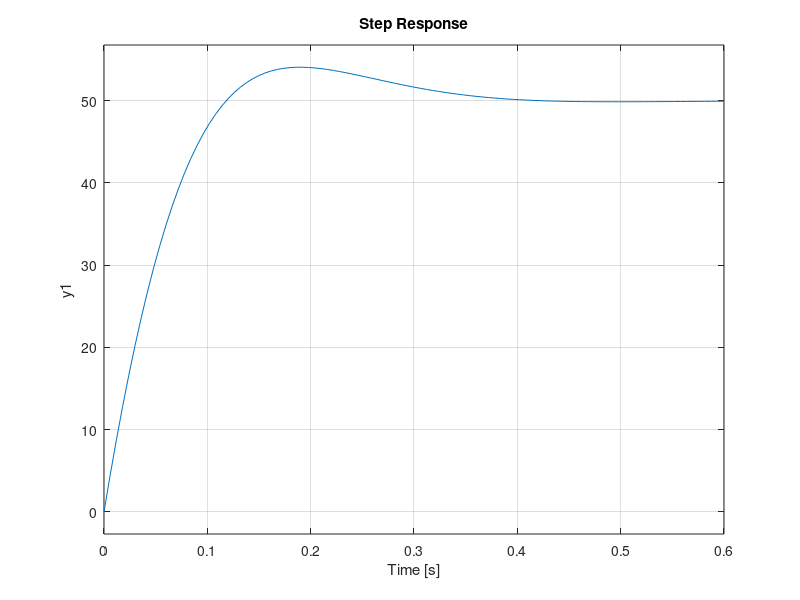

MATLAB code for this plot:
    
%% Question 1
s = tf('s');

Kdc_Iden = 46.9/2;
tau_Iden = 132*10^-3;
ts = 0.35;
os = 0.03;

zeta = -log(os)/(sqrt(pi^2 + log(os)^2))
wn = 4/(zeta*ts)

Kp = (2*zeta*wn*tau_Iden-1)/Kdc_Iden
Ki = wn^2*tau_Iden/Kdc_Iden

zeta1 = (Kp*Kdc_Iden+1)/(2*sqrt(Ki*Kdc_Iden*tau_Iden))
wn1 = sqrt(Kdc_Iden*Ki/tau_Iden)
K = Kdc_Iden*Kp/tau_Iden
a = Ki/Kp
tf1 = K*(s+a)/(s^2 + 2*wn1*s*zeta1 + wn1^2)


% motor = Kdc/(tau*s+1);

figure
step(tf1*50);


%%
